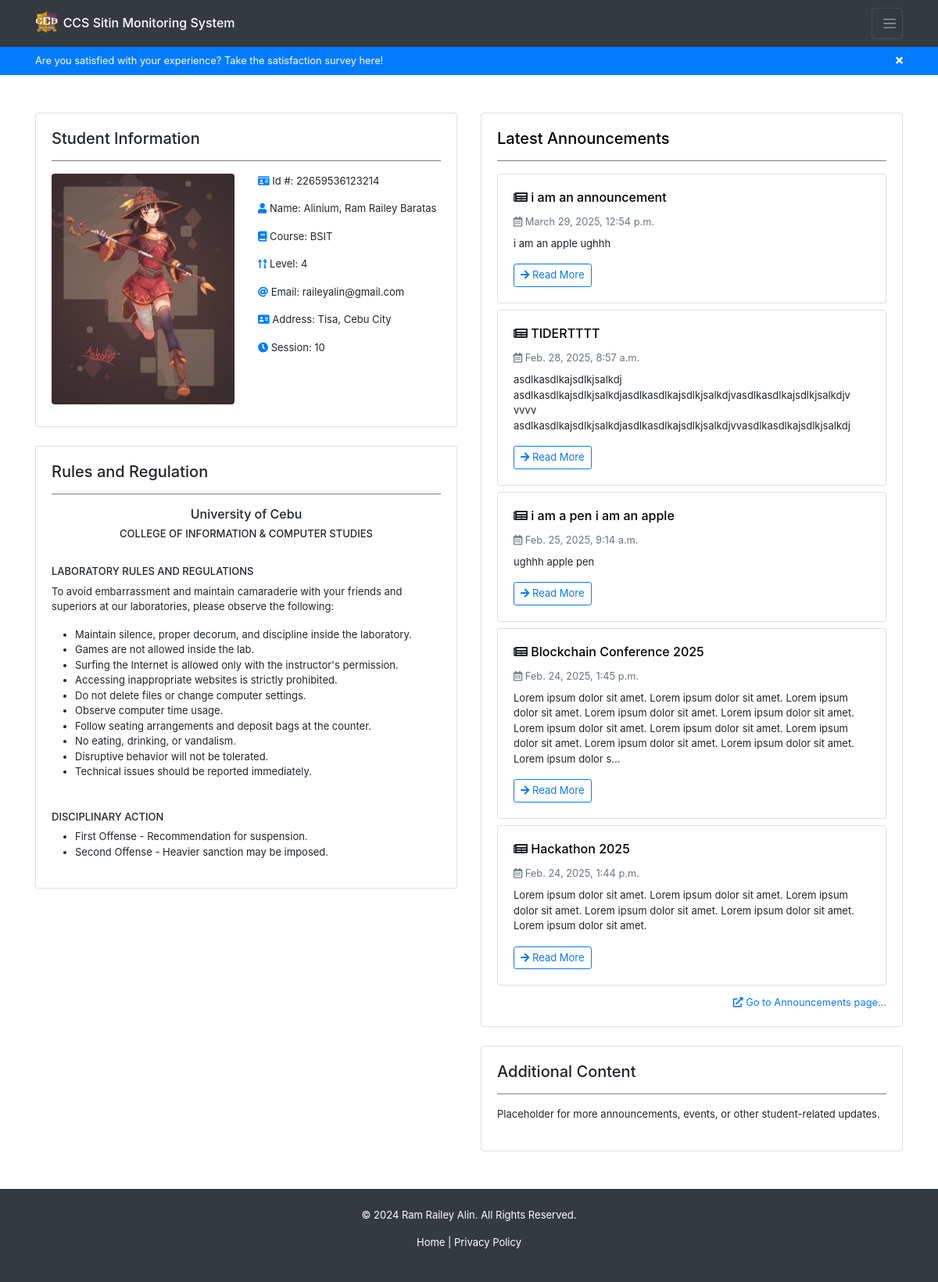
Before: /home/ (signed in) with the older database file.
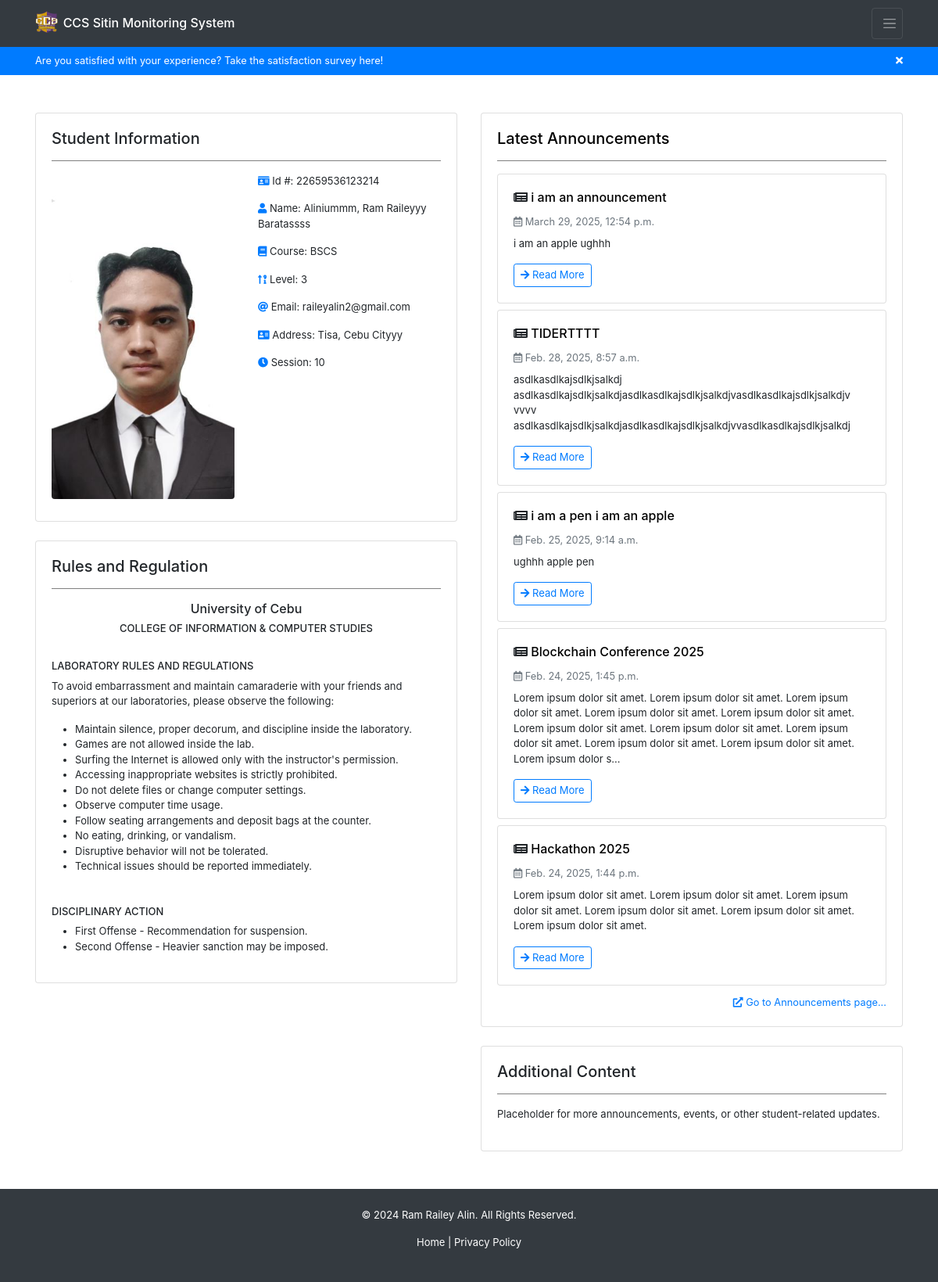
After: the same page with the newer database file.
### backend/models.py (models this page shows, shortened)
class Registration(models.Model):
    idno = models.IntegerField(primary_key=True)
    lastname = models.CharField(max_length=80, null=True, blank=True)
    firstname = models.CharField(max_length=80, null=True, blank=True)
    middlename = models.CharField(max_length=80, null=True, blank=True)
    course = models.CharField(max_length=80, choices=COURSE_CHOICES, null=True, blank=True)
    level = models.IntegerField(null=True, choices=LEVEL_CHOICES, blank=True)
    email = models.EmailField(max_length=80, null=True, blank=True)
    address = models.CharField(max_length=255, null=True, blank=True)
    sessions = models.IntegerField(default=30, null=True, blank=True)
    profilepicture_og = models.ImageField(upload_to="profiles/", default="profiles/default.jpg", blank=True, null=True)
    profilepicture_lg = models.ImageField(upload_to="profiles/", default="profiles/default_lg.jpg", blank=True, null=True)
    profilepicture_md = models.ImageField(upload_to="profiles/", default="profiles/default_md.jpg", blank=True, null=True)
    profilepicture_sm = models.ImageField(upload_to="profiles/", default="profiles/default_sm.jpg", blank=True, null=True)
    profiledescription = models.TextField(blank=True, null=True)
    username = models.OneToOneField(User, on_delete=models.CASCADE)

### backend/views.py (the view)
# urls.py: path('home/', views.home, name='user-home'),
@login_required
def home(request):
    if request.user.is_authenticated:
        reg = Registration.objects.get(username=request.user)
        announcements = Announcement.objects.all().order_by('-date')[:5]
        print(reg.lastname)
        return render(request, 'backend/pages/home.html', context={ 'registration': reg, 'announcements': announcements })
    return redirect('/')

### backend/templates/backend/pages/home.html (shortened to what the changed rows need)
{% extends 'backend/base.html' %}
{% load static %}
{% block content %}
<div class="container mt-5" id="home-container">
    <div class="row">
        <div class="col-lg-6 col-md-12">
            <div class="row">
                <div class="col-12 mb-4">
                    <div class="card">
                        <div class="card-body student-info-card">
                            <div class="row">
                                <div class="col-md-6 col-12 mb-2 d-flex justify-content-center">
                                    <div>
                                        <img
                                        src="{% if registration.profilepicture_md and registration.profilepicture_md.url %}{{ registration.profilepicture_md.url }}{% else %}{% static 'backend/images/default-avatar.jpg' %}{% endif %}"
                                        alt="profile picture" class="img-fluid rounded" />
                                    </div>
                                </div>
                                <div class="col-md-6 col-12">
                                    <p>
                                        <i class="fas fa-id-card"></i> Id #: {% if registration.idno%}{{ registration.idno }}{% else %}N/A{% endif %}
                                    </p>
                                    <p>
                                        <i class="fas fa-user"></i> Name:
                                        {% if registration.lastname or registration.firstname or registration.middlename %}
                                            {{ registration.lastname|default:'' }}{% if registration.lastname and registration.firstname %}, {% endif %}
                                            {{ registration.firstname|default:'' }}
                                            {{ registration.middlename|default:'' }}
                                        {% else %}
                                            N/A
                                        {% endif %}
                                    </p>
                                    <p>
                                        <i class="fas fa-book"></i> Course: {% if registration.course %}{{ registration.course }}{% else%}N/A{% endif %}
                                    </p>
                                    <p>
                                        <i class="fas fa-sort-numeric-up-alt"></i> Level: {% if registration.level %}{{ registration.level }}{% else %}N/A{%endif %}
                                    </p>
                                    <p>
                                        <i class="fas fa-at"></i> Email: {% if registration.email%}{{ registration.email }}{% else %}N/A{% endif %}
                                    </p>
                                    <p>
                                        <i class="fas fa-address-card"></i> Address: {% if registration.address %}{{ registration.address }}{% else%}N/A{% endif %}
                                    </p>
                                    <p>
                                        <i class="fas fa-clock"></i> Session: {% if registration.sessions %}{{ registration.sessions }}{% else%}N/A{% endif %}
                                    </p>
                                </div>
                            </div>
                        </div>
                    </div>
                </div>
            </div>
        </div>
    </div>
</div>
{% endblock %}

Changed rows visible on the page:
changed Registration id 22659536123214: profilepicture_md: a different picture; lastname "Alinium" → "Aliniummm"; firstname "Ram Railey" → "Ram Raileyyy"; middlename "Baratas" → "Baratassss"; course "BSIT" → "BSCS"; level "4" → "3"; email "raileyalin@gmail.com" → "raileyalin2@gmail.com"; address "Tisa, Cebu City" → "Tisa, Cebu Cityyy"
